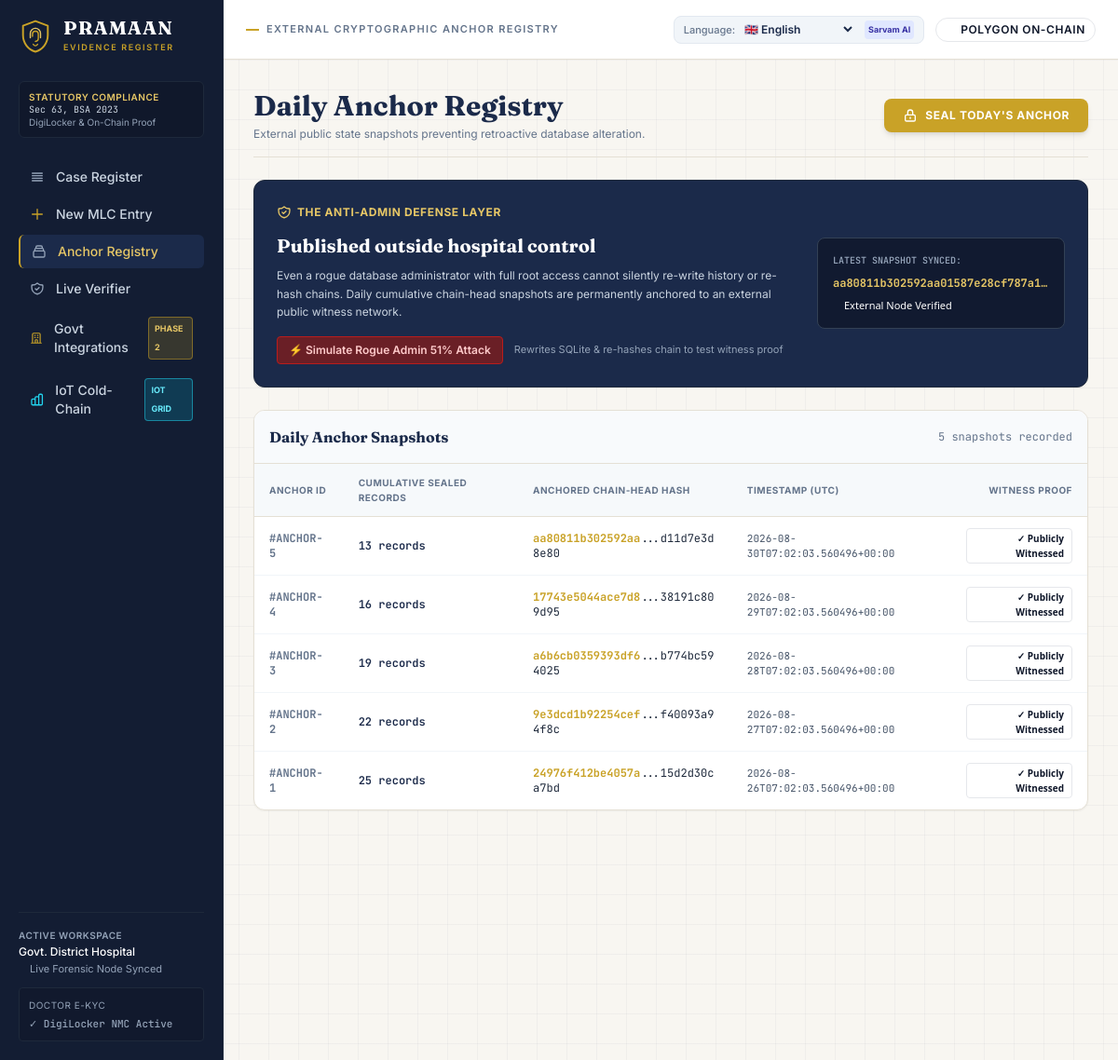
Page /anchor on the committed database.
### tables this page shows
CREATE TABLE anchors (
            id INTEGER PRIMARY KEY AUTOINCREMENT,
            chain_head_hash TEXT NOT NULL,
            records_sealed INTEGER NOT NULL,
            created_at TEXT NOT NULL
        );

### app.py (the view)
@app.get("/anchor", response_class=HTMLResponse)
async def anchor_page(request: Request):
    anchors = db.get_all_anchors()
    latest_anchor = db.get_latest_anchor()
    current_role = get_current_role(request)
    divergence_info = db.check_anchor_divergence()
    return templates.TemplateResponse("anchor.html", {
        "request": request,
        "anchors": anchors,
        "latest_anchor": latest_anchor,
        "divergence_info": divergence_info,
        "current_role": current_role,
        "active_page": "anchor",
        "is_standalone_verifier": False
    })

### templates/anchor.html (shortened to what this page needs)
{% extends 'base.html' %}
{% block kicker %}External Cryptographic Anchor Registry{% endblock %}
{% block content %}
<div class="max-w-6xl mx-auto space-y-6">
  <div class="flex flex-col sm:flex-row sm:items-center justify-between gap-4 border-b border-ledgerborder pb-4">
    <div>
      <h1 class="font-fraunces text-2xl sm:text-3xl font-bold text-navy">Daily Anchor Registry</h1>
      <p class="text-xs text-slate-500 mt-1">External public state snapshots preventing retroactive database alteration.</p>
    </div>
    <div class="flex items-center gap-3">
      <form action="/anchor/seal" method="POST">
        <button type="submit" class="px-5 py-2.5 rounded-lg bg-[#C9A227] hover:bg-[#B08D1E] text-white font-bold text-xs uppercase tracking-wider flex items-center gap-2 shadow-md transition-all">
          <svg class="w-4 h-4" fill="none" viewBox="0 0 24 24" stroke="currentColor">
            <path stroke-linecap="round" stroke-linejoin="round" stroke-width="2" d="M12 15v2m-6 4h12a2 2 0 002-2v-6a2 2 0 00-2-2H6a2 2 0 00-2 2v6a2 2 0 002 2zm10-10V7a4 4 0 00-8 0v4h8z" />
          </svg>
          <span>Seal Today's Anchor</span>
        </button>
      </form>
    </div>
  </div>
  <div class="bg-navy rounded-xl p-6 text-white border border-slate-800 shadow-sm grid grid-cols-1 md:grid-cols-12 gap-6 items-center">
    <div class="md:col-span-8 space-y-2">
      <div class="inline-flex items-center gap-1.5 text-xs text-[#E7C766] font-bold uppercase tracking-wider">
        <span>The Anti-Admin Defense Layer</span>
      </div>
      <h3 class="font-fraunces text-xl font-bold">Published outside hospital control</h3>
      <p class="text-xs text-slate-300 leading-relaxed max-w-2xl">
        Even a rogue database administrator with full root access cannot silently re-write history or re-hash chains. Daily cumulative chain-head snapshots are permanently anchored to an external public witness network.
      </p>
      <div class="pt-2 flex items-center gap-3">
        <button onclick="simulateAdminAttack()" class="px-3 py-1.5 rounded bg-red-900/80 hover:bg-red-800 text-red-200 border border-red-700 text-xs font-semibold flex items-center gap-1.5 transition-colors">
          <span>⚡ Simulate Rogue Admin 51% Attack</span>
        </button>
        <span class="text-[11px] text-slate-400">Rewrites SQLite & re-hashes chain to test witness proof</span>
      </div>
    </div>
    <div class="md:col-span-4 bg-slate-900/80 p-4 rounded-lg border border-slate-700 text-xs space-y-2 font-mono">
      <div class="text-[10px] text-slate-400 uppercase font-semibold">Latest Snapshot Synced:</div>
      <div class="text-[#E7C766] font-bold truncate">{{ latest_anchor.chain_head_hash if latest_anchor else 'N/A' }}</div>
      <div class="text-[11px] text-emerald-400 flex items-center gap-1 font-sans">
        <span class="w-2 h-2 rounded-full bg-emerald-500"></span>
        External Node Verified
      </div>
    </div>
  </div>
  <div class="bg-white rounded-xl border border-ledgerborder shadow-sm overflow-hidden">
    <div class="p-4 border-b border-ledgerborder flex items-center justify-between bg-slate-50">
      <h3 class="font-fraunces text-base font-bold text-navy">Daily Anchor Snapshots</h3>
      <span class="font-mono text-xs text-slate-500">{{ anchors|length }} snapshots recorded</span>
    </div>
    <div class="overflow-x-auto">
      <table class="w-full text-left text-xs">
        <thead>
          <tr class="border-b border-ledgerborder bg-slate-100/60 text-[10px] font-semibold uppercase tracking-wider text-slate-500">
            <th class="py-3 px-4">Anchor ID</th>
            <th class="py-3 px-4">Cumulative Sealed Records</th>
            <th class="py-3 px-4">Anchored Chain-Head Hash</th>
            <th class="py-3 px-4">Timestamp (UTC)</th>
            <th class="py-3 px-4 text-right">Witness Proof</th>
          </tr>
        </thead>
        <tbody class="divide-y divide-slate-100 font-mono">
          {% for anchor in anchors %}
          <tr class="hover:bg-slate-50">
            <td class="py-3 px-4 text-slate-500 font-bold">#ANCHOR-{{ anchor.id }}</td>
            <td class="py-3 px-4 text-navy font-semibold">{{ anchor.records_sealed }} records</td>
            <td class="py-3 px-4 text-slate-800 break-all max-w-xs">
              <span class="text-[#C9A227] font-bold">{{ anchor.chain_head_hash[:16] }}</span>...{{ anchor.chain_head_hash[-12:] }}
            </td>
            <td class="py-3 px-4 text-slate-600 text-[11px]">{{ anchor.created_at }}</td>
            <td class="py-3 px-4 text-right font-sans">
              <span class="inline-flex items-center gap-1 px-2 py-0.5 rounded text-[10px] font-bold bg-emerald-50 text-emerald-700 border border-emerald-200">
                ✓ Publicly Witnessed
              </span>
            </td>
          </tr>
          {% endfor %}
        </tbody>
      </table>
    </div>
  </div>
</div>
{% endblock %}

### static/custom.css (style rules this page uses)
:root { --color-navy: #1B2A4A; --color-navy-deep: #131D33; --color-ink: #0F172A; --color-paper: #F8F6F1; --color-gold: #C9A227; --color-gold-soft: #E7C766; --color-emerald: #16A34A; --color-crimson: #DC2626; --color-violet: #7C3AED; --color-border: #E5E0D5; }
body { font-family: 'Inter', -apple-system, BlinkMacSystemFont, sans-serif; color: var(--color-ink); background-color: var(--color-paper); }
.font-fraunces { font-family: 'Fraunces', Georgia, serif; }
.font-mono { font-family: 'JetBrains Mono', monospace; }
.ledger-bg { background-color: #F8F6F1; background-image: linear-gradient(to right, rgba(27, 42, 74, 0.04) 1px, transparent 1px), linear-gradient(to bottom, rgba(27, 42, 74, 0.04) 1px, transparent 1px); background-size: 32px 32px; }

### rows in the picture
anchors: chain_head_hash "aa80811b302592aa01587e28cf787a1…", id "5", records_sealed "13", chain_head_hash "aa80811b302592aa", chain_head_hash "d11d7e3d8e80", created_at "2026-08-30T07:02:03.560496+00:00"
anchors: id "4", records_sealed "16", chain_head_hash "17743e5044ace7d8", chain_head_hash "38191c809d95", created_at "2026-08-29T07:02:03.560496+00:00"
anchors: id "3", records_sealed "19", chain_head_hash "a6b6cb0359393df6", chain_head_hash "b774bc594025", created_at "2026-08-28T07:02:03.560496+00:00"
anchors: id "2", records_sealed "22", chain_head_hash "9e3dcd1b92254cef", chain_head_hash "f40093a94f8c", created_at "2026-08-27T07:02:03.560496+00:00"
anchors: id "1", records_sealed "25", chain_head_hash "24976f412be4057a", chain_head_hash "15d2d30ca7bd", created_at "2026-08-26T07:02:03.560496+00:00"

### other values in the picture
{{ anchors|length }} "5"
